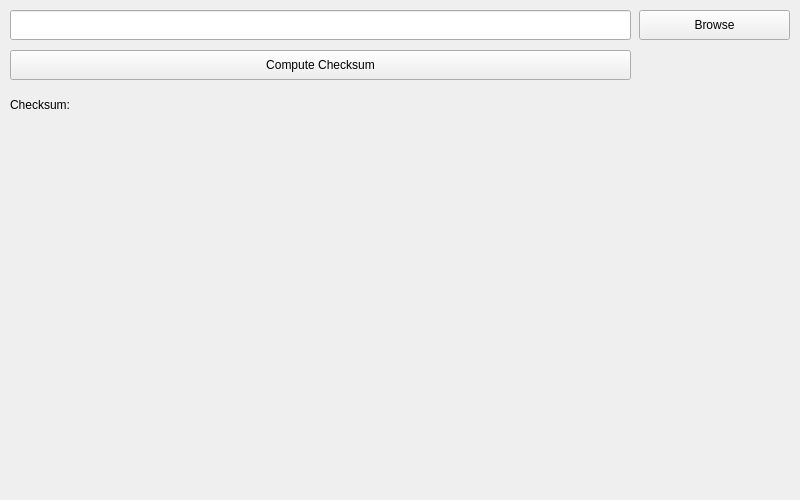
<?xml version="1.0" encoding="UTF-8"?>
<ui version="4.0">
 <class>MainWindow</class>
 <widget class="QMainWindow" name="MainWindow">
  <property name="geometry">
   <rect>
    <x>0</x>
    <y>0</y>
    <width>800</width>
    <height>500</height>
   </rect>
  </property>
  <property name="windowTitle">
   <string>Checksum Application</string>
  </property>
  <widget class="QWidget" name="centralwidget">
   <widget class="QLineEdit" name="lineEditFilePath">
    <property name="geometry">
     <rect>
      <x>10</x>
      <y>10</y>
      <width>621</width>
      <height>30</height>
     </rect>
    </property>
   </widget>
   <widget class="QPushButton" name="pushButtonBrowse">
    <property name="geometry">
     <rect>
      <x>639</x>
      <y>10</y>
      <width>151</width>
      <height>30</height>
     </rect>
    </property>
    <property name="text">
     <string>Browse</string>
    </property>
   </widget>
   <widget class="QPushButton" name="pushButtonCompute">
    <property name="geometry">
     <rect>
      <x>10</x>
      <y>50</y>
      <width>621</width>
      <height>30</height>
     </rect>
    </property>
    <property name="text">
     <string>Compute Checksum</string>
    </property>
   </widget>
   <widget class="QLabel" name="labelChecksum">
    <property name="geometry">
     <rect>
      <x>10</x>
      <y>90</y>
      <width>621</width>
      <height>30</height>
     </rect>
    </property>
    <property name="text">
     <string>Checksum: </string>
    </property>
   </widget>
  </widget>
 </widget>
 <resources/>
 <connections/>
</ui>
